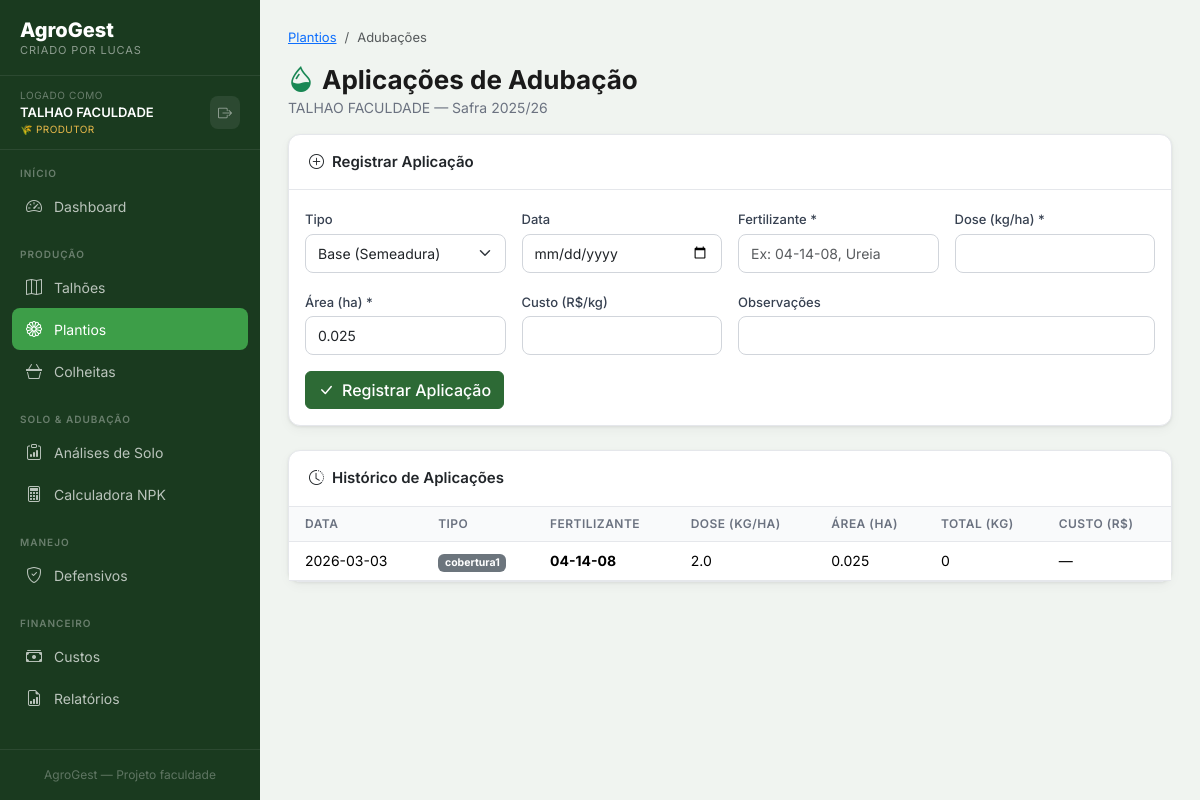
Screenshot of /plantio/1/adubacoes (signed in) with the database file from the repository.
### tables this page shows
CREATE TABLE talhoes (
    id INTEGER PRIMARY KEY AUTOINCREMENT,
    usuario_id INTEGER NOT NULL,            -- ← isolamento por usuário
    nome TEXT NOT NULL,
    area_ha REAL NOT NULL,
    localizacao TEXT,
    tipo_solo TEXT,
    observacoes TEXT,
    criado_em TIMESTAMP DEFAULT CURRENT_TIMESTAMP,
    FOREIGN KEY (usuario_id) REFERENCES usuarios(id)
);

CREATE TABLE plantios (
    id INTEGER PRIMARY KEY AUTOINCREMENT,
    talhao_id INTEGER NOT NULL,
    safra TEXT NOT NULL,
    data_plantio DATE,
    hibrido TEXT,
    populacao INTEGER,
    area_plantada REAL,
    status TEXT DEFAULT 'planejado',
    observacoes TEXT,
    criado_em TIMESTAMP DEFAULT CURRENT_TIMESTAMP,
    FOREIGN KEY (talhao_id) REFERENCES talhoes(id)
);

CREATE TABLE aplicacoes_adubacao (
    id INTEGER PRIMARY KEY AUTOINCREMENT,
    plantio_id INTEGER NOT NULL,
    tipo TEXT NOT NULL,
    data_aplicacao DATE,
    fertilizante TEXT NOT NULL,
    dose_kgha REAL NOT NULL,
    area_ha REAL NOT NULL,
    custo_kg REAL, observacoes TEXT,
    criado_em TIMESTAMP DEFAULT CURRENT_TIMESTAMP,
    FOREIGN KEY (plantio_id) REFERENCES plantios(id)
);

### modules/plantio.py (the view, shortened to what this page needs)
@plantio_bp.route('/<int:id>/adubacoes', methods=['GET', 'POST'])
@login_required
def adubacoes(id):
    db = get_db()
    plantio = db.execute("""
        SELECT p.*, t.nome as talhao_nome
        FROM plantios p
        JOIN talhoes t ON t.id=p.talhao_id
        WHERE p.id=? AND t.usuario_id=?
    """, (id, uid())).fetchone()
    apls = db.execute("SELECT * FROM aplicacoes_adubacao WHERE plantio_id=? ORDER BY data_aplicacao", (id,)).fetchall()
    return render_template('plantio/adubacoes.html', plantio=plantio, aplicacoes=apls)

### auth.py (called while the page is built)
def login_required(f):
    @wraps(f)
    def decorated(*args, **kwargs):
        if 'usuario_id' not in session:
            flash('Faça login para continuar.', 'warning')
            return redirect(url_for('auth.login'))
        return f(*args, **kwargs)
    return decorated

### database.py (called while the page is built)
def get_db(app=None):
    from flask import current_app
    if app:
        db = sqlite3.connect(app.config['DATABASE'], detect_types=sqlite3.PARSE_DECLTYPES)
        db.row_factory = sqlite3.Row
        return db
    if 'db' not in g:
        g.db = sqlite3.connect(
            current_app.config['DATABASE'],
            detect_types=sqlite3.PARSE_DECLTYPES
        )
        g.db.row_factory = sqlite3.Row
    return g.db

### modules/plantio.py (called while the page is built)
def uid():
    return session['usuario_id']

### templates/plantio/adubacoes.html (shortened to what this page needs)
{% extends "base.html" %}
{% block content %}
<div class="page-header d-flex justify-content-between align-items-start">
    <div>
        <nav aria-label="breadcrumb">
            <ol class="breadcrumb">
                <li class="breadcrumb-item"><a href="{{ url_for('plantio.index') }}">Plantios</a></li>
                <li class="breadcrumb-item active">Adubações</li>
            </ol>
        </nav>
        <h1 class="page-title"><i class="bi bi-droplet-half me-2 text-success"></i>Aplicações de Adubação</h1>
        <p class="page-subtitle">{{ plantio.talhao_nome }} — Safra {{ plantio.safra }}</p>
    </div>
</div>
<div class="card mb-4">
    <div class="card-header"><i class="bi bi-plus-circle me-2"></i>Registrar Aplicação</div>
    <div class="card-body">
        <form method="POST">
            <div class="row g-3">
                <div class="col-md-3">
                    <label class="form-label">Tipo</label>
                    <select name="tipo" class="form-select" required>
                        <option value="base">Base (Semeadura)</option>
                    </select>
                </div>
                <div class="col-md-3">
                    <label class="form-label">Data</label>
                    <input type="date" name="data_aplicacao" class="form-control">
                </div>
                <div class="col-md-3">
                    <label class="form-label">Fertilizante *</label>
                    <input type="text" name="fertilizante" class="form-control" required
                           placeholder="Ex: 04-14-08, Ureia">
                </div>
                <div class="col-md-3">
                    <label class="form-label">Dose (kg/ha) *</label>
                    <input type="number" name="dose_kgha" class="form-control" step="0.1" required>
                </div>
                <div class="col-md-3">
                    <label class="form-label">Área (ha) *</label>
                    <input type="number" name="area_ha" class="form-control" step="0.01"
                           value="{{ plantio.area_plantada or '' }}" required>
                </div>
                <div class="col-md-3">
                    <label class="form-label">Custo (R$/kg)</label>
                    <input type="number" name="custo_kg" class="form-control" step="0.01">
                </div>
                <div class="col-md-6">
                    <label class="form-label">Observações</label>
                    <input type="text" name="observacoes" class="form-control">
                </div>
            </div>
            <div class="mt-3">
                <button type="submit" class="btn btn-primary">
                    <i class="bi bi-check-lg me-2"></i>Registrar Aplicação
                </button>
            </div>
        </form>
    </div>
</div>
<div class="card">
    <div class="card-header"><i class="bi bi-clock-history me-2"></i>Histórico de Aplicações</div>
    <div class="card-body p-0">
        {% if aplicacoes %}
        <table class="table table-hover mb-0">
            <thead>
                <tr>
                    <th class="ps-3">Data</th>
                    <th>Tipo</th>
                    <th>Fertilizante</th>
                    <th>Dose (kg/ha)</th>
                    <th>Área (ha)</th>
                    <th>Total (kg)</th>
                    <th>Custo (R$)</th>
                </tr>
            </thead>
            <tbody>
                {% for a in aplicacoes %}
                <tr>
                    <td class="ps-3">{{ a.data_aplicacao or '—' }}</td>
                    <td><span class="badge bg-secondary">{{ a.tipo }}</span></td>
                    <td class="fw-bold">{{ a.fertilizante }}</td>
                    <td>{{ a.dose_kgha }}</td>
                    <td>{{ a.area_ha }}</td>
                    <td>{{ "%.0f"|format(a.dose_kgha * a.area_ha) }}</td>
                    <td>{% if a.custo_kg %}R$ {{ "%.0f"|format(a.custo_kg * a.dose_kgha * a.area_ha) }}{% else %}—{% endif %}</td>
                </tr>
                {% endfor %}
            </tbody>
        </table>
        {% else %}
        <div class="text-center py-4 text-muted">Nenhuma aplicação registrada ainda.</div>
        {% endif %}
    </div>
</div>
{% endblock %}

### templates/base.html (shortened to what this page needs)
<!DOCTYPE html>
<html lang="pt-BR">
<head>
    <link href="https://cdnjs.cloudflare.com/ajax/libs/bootstrap/5.3.2/css/bootstrap.min.css" rel="stylesheet">
    <link href="https://cdnjs.cloudflare.com/ajax/libs/bootstrap-icons/1.11.3/font/bootstrap-icons.min.css" rel="stylesheet">
</head>
<body>
<nav class="sidebar">
    <a class="sidebar-brand" href="{{ url_for('dashboard.index') }}">
        <div class="brand-name">AgroGest</div>
        <div class="brand-sub">Criado por Lucas</div>
    </a>
    <div class="sidebar-user">
        <div class="sidebar-user-info">
            <div class="sidebar-user-label">Logado como</div>
            <div class="sidebar-user-name">{{ session.get('usuario_nome', 'Usuário') }}</div>
            <div class="sidebar-user-tipo">
                {% if session.get('usuario_tipo') == 'admin' %}
                    ⭐ Administrador
                {% else %}
                    🌾 Produtor
                {% endif %}
            </div>
        </div>
        <a href="{{ url_for('auth.logout') }}" class="btn-logout-sidebar" title="Sair">
            <i class="bi bi-box-arrow-right"></i>
        </a>
    </div>
    <div class="nav-section">
        <div class="nav-section-label">Início</div>
        <a class="nav-link {% if request.endpoint == 'dashboard.index' %}active{% endif %}"
           href="{{ url_for('dashboard.index') }}">
            <i class="bi bi-speedometer2"></i> Dashboard
        </a>
    </div>
    <div class="nav-section">
        <div class="nav-section-label">Produção</div>
        <a class="nav-link {% if 'talhoes' in request.endpoint %}active{% endif %}"
           href="{{ url_for('talhoes.index') }}">
            <i class="bi bi-map"></i> Talhões
        </a>
        <a class="nav-link {% if 'plantio' in request.endpoint %}active{% endif %}"
           href="{{ url_for('plantio.index') }}">
            <i class="bi bi-flower1"></i> Plantios
        </a>
        <a class="nav-link {% if 'colheita' in request.endpoint %}active{% endif %}"
           href="{{ url_for('colheita.index') }}">
            <i class="bi bi-basket3"></i> Colheitas
        </a>
    </div>
    <div class="nav-section">
        <div class="nav-section-label">Solo & Adubação</div>
        <a class="nav-link {% if 'analises' in request.endpoint %}active{% endif %}"
           href="{{ url_for('adubacao.analises') }}">
            <i class="bi bi-clipboard-data"></i> Análises de Solo
        </a>
        <a class="nav-link {% if 'recomendac' in request.endpoint %}active{% endif %}"
           href="{{ url_for('adubacao.recomendacoes') }}">
            <i class="bi bi-calculator"></i> Calculadora NPK
        </a>
    </div>
    <div class="nav-section">
        <div class="nav-section-label">Manejo</div>
        <a class="nav-link {% if 'defensivos' in request.endpoint %}active{% endif %}"
           href="{{ url_for('defensivos.index') }}">
            <i class="bi bi-shield-check"></i> Defensivos
        </a>
    </div>
    <div class="nav-section">
        <div class="nav-section-label">Financeiro</div>
        <a class="nav-link {% if 'custos' in request.endpoint %}active{% endif %}"
           href="{{ url_for('custos.index') }}">
            <i class="bi bi-cash-stack"></i> Custos
        </a>
        <a class="nav-link {% if 'relatorios' in request.endpoint %}active{% endif %}"
           href="{{ url_for('relatorios.index') }}">
            <i class="bi bi-file-earmark-bar-graph"></i> Relatórios
        </a>
    </div>
    <div class="sidebar-footer">
        AgroGest &mdash; Projeto faculdade
    </div>
</nav>
<main class="main-wrapper">
    {% block content %}{% endblock %}
</main>
</body>
</html>

### templates/base.html (style rules this page uses)
:root { --green-deep: #1a3a1f; --green-mid: #2d6a35; --green-bright: #3d9e48; --green-light: #6abf71; --gold: #e8b94a; --gold-light: #f5d87a; --cream: #faf7f0; --soil: #6b4423; --soil-light: #a0714f; --text-dark: #1a1a1a; --text-muted: #6b7280; --border: #e5e7eb; --shadow: 0 1px 3px rgba(0,0,0,.08), 0 4px 12px rgba(0,0,0,.04); --shadow-lg: 0 8px 24px rgba(0,0,0,.10); --radius: 12px; --bottom-nav-h: 64px; }
* { box-sizing: border-box; }
body { font-family: 'Inter', sans-serif; background: #f0f4f0; color: var(--text-dark); min-height: 100vh; }
.sidebar { width: 260px; min-height: 100vh; background: var(--green-deep); position: fixed; top: 0; left: 0; z-index: 1000; display: flex; flex-direction: column; overflow-y: auto; }
.sidebar-brand { padding: 20px 20px 16px; border-bottom: 1px solid rgba(255,255,255,.08); text-decoration: none; display: block; }
.brand-name { font-weight: 800; font-size: 20px; color: #fff; line-height: 1; }
.brand-sub { font-size: 11px; color: rgba(255,255,255,.5); text-transform: uppercase; letter-spacing: .08em; margin-top: 2px; }
.sidebar-user { padding: 12px 20px; border-bottom: 1px solid rgba(255,255,255,.08); display: flex; align-items: center; justify-content: space-between; gap: 8px; }
.sidebar-user-info { flex: 1; min-width: 0; }
.sidebar-user-label { font-size: 10px; color: rgba(255,255,255,.35); text-transform: uppercase; letter-spacing: .06em; }
.sidebar-user-name { font-size: 13px; font-weight: 600; color: #fff; white-space: nowrap; overflow: hidden; text-overflow: ellipsis; }
.sidebar-user-tipo { font-size: 10px; color: var(--gold); text-transform: uppercase; letter-spacing: .04em; }
.btn-logout-sidebar { background: rgba(255,255,255,.08); border: none; border-radius: 8px; color: rgba(255,255,255,.5); padding: 6px 8px; font-size: 14px; cursor: pointer; transition: all .15s; text-decoration: none; display: flex; align-items: center; }
.nav-section { padding: 16px 12px 4px; }
.nav-section-label { font-size: 10px; font-weight: 600; text-transform: uppercase; letter-spacing: .1em; color: rgba(255,255,255,.35); padding: 0 8px; margin-bottom: 4px; }
.sidebar .nav-link { display: flex; align-items: center; gap: 10px; padding: 9px 12px; border-radius: 8px; color: rgba(255,255,255,.7); font-size: 14px; font-weight: 400; text-decoration: none; transition: all .15s; }
.sidebar .nav-link.active { background: var(--green-bright); color: #fff; }
.sidebar .nav-link i { font-size: 16px; width: 20px; text-align: center; }
.sidebar-footer { margin-top: auto; padding: 16px; border-top: 1px solid rgba(255,255,255,.08); font-size: 12px; color: rgba(255,255,255,.3); text-align: center; }
.main-wrapper { margin-left: 260px; padding: 28px; min-height: 100vh; }
.page-title { font-weight: 700; font-size: 26px; color: var(--text-dark); margin: 0; }
.page-subtitle { color: var(--text-muted); font-size: 14px; margin-top: 2px; }
.card { background: #fff; border: 1px solid var(--border); border-radius: var(--radius); box-shadow: var(--shadow); }
.card-header { background: transparent; border-bottom: 1px solid var(--border); padding: 16px 20px; font-weight: 600; font-size: 15px; }
.table { font-size: 14px; }
.table th { font-weight: 600; font-size: 12px; text-transform: uppercase; letter-spacing: .04em; color: var(--text-muted); background: #f9fafb; border-bottom: 1px solid var(--border); }
.table td { vertical-align: middle; border-color: var(--border); }
.btn-primary { background: var(--green-mid); border-color: var(--green-mid); font-weight: 500; }
.form-label { font-size: 13px; font-weight: 500; color: #374151; margin-bottom: 4px; }
.form-control, .form-select { border-radius: 8px; border: 1px solid #d1d5db; font-size: 14px; padding: 8px 12px; }
.breadcrumb { font-size: 13px; }

### rows the page displays
talhoes: get "TALHAO FACULDADE", talhao_nome "TALHAO FACULDADE"
plantios: safra "2025/26", area_ha "0.025"
aplicacoes_adubacao: data_aplicacao "2026-03-03", tipo "cobertura1", fertilizante "04-14-08", dose_kgha "2.0", area_ha "0.025", a.dose_kgha*a.area_ha "0"
